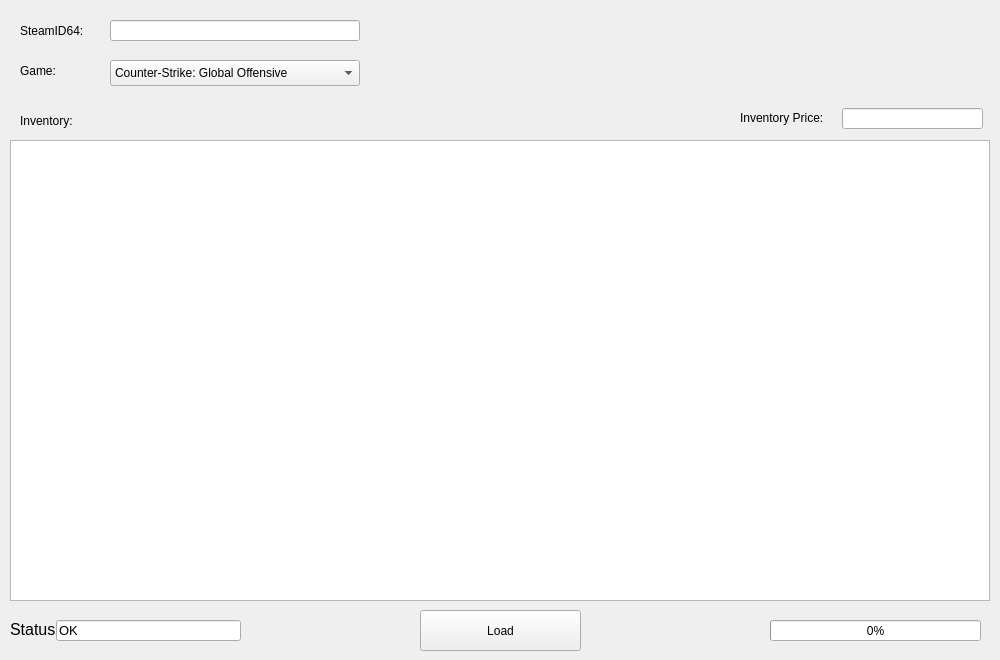
<?xml version="1.0" encoding="UTF-8"?>
<ui version="4.0">
 <class>form</class>
 <widget class="QWidget" name="form">
  <property name="geometry">
   <rect>
    <x>0</x>
    <y>0</y>
    <width>1000</width>
    <height>660</height>
   </rect>
  </property>
  <property name="minimumSize">
   <size>
    <width>700</width>
    <height>660</height>
   </size>
  </property>
  <property name="maximumSize">
   <size>
    <width>1000</width>
    <height>660</height>
   </size>
  </property>
  <property name="windowTitle">
   <string>Inventory parser</string>
  </property>
  <widget class="QLineEdit" name="le_steam_id">
   <property name="geometry">
    <rect>
     <x>110</x>
     <y>20</y>
     <width>250</width>
     <height>21</height>
    </rect>
   </property>
  </widget>
  <widget class="QComboBox" name="cb_app_id">
   <property name="geometry">
    <rect>
     <x>110</x>
     <y>60</y>
     <width>250</width>
     <height>26</height>
    </rect>
   </property>
   <item>
    <property name="text">
     <string extracomment="730">Counter-Strike: Global Offensive</string>
    </property>
   </item>
  </widget>
  <widget class="QLabel" name="lb_steam_id">
   <property name="geometry">
    <rect>
     <x>20</x>
     <y>23</y>
     <width>121</width>
     <height>16</height>
    </rect>
   </property>
   <property name="text">
    <string>SteamID64:</string>
   </property>
  </widget>
  <widget class="QLabel" name="lb_add_id">
   <property name="geometry">
    <rect>
     <x>20</x>
     <y>63</y>
     <width>121</width>
     <height>16</height>
    </rect>
   </property>
   <property name="text">
    <string>Game:</string>
   </property>
  </widget>
  <widget class="QTableWidget" name="tw_inventory">
   <property name="geometry">
    <rect>
     <x>10</x>
     <y>140</y>
     <width>980</width>
     <height>461</height>
    </rect>
   </property>
   <property name="editTriggers">
    <set>QAbstractItemView::NoEditTriggers</set>
   </property>
  </widget>
  <widget class="QPushButton" name="pb_load">
   <property name="geometry">
    <rect>
     <x>420</x>
     <y>610</y>
     <width>161</width>
     <height>41</height>
    </rect>
   </property>
   <property name="text">
    <string>Load</string>
   </property>
  </widget>
  <widget class="QLabel" name="lb_inventory">
   <property name="geometry">
    <rect>
     <x>20</x>
     <y>110</y>
     <width>71</width>
     <height>21</height>
    </rect>
   </property>
   <property name="text">
    <string>Inventory:</string>
   </property>
  </widget>
  <widget class="QLabel" name="lb_inventory_price">
   <property name="geometry">
    <rect>
     <x>740</x>
     <y>110</y>
     <width>101</width>
     <height>16</height>
    </rect>
   </property>
   <property name="text">
    <string>Inventory Price:</string>
   </property>
  </widget>
  <widget class="QLineEdit" name="le_inventory_price">
   <property name="geometry">
    <rect>
     <x>842</x>
     <y>108</y>
     <width>141</width>
     <height>21</height>
    </rect>
   </property>
   <property name="readOnly">
    <bool>true</bool>
   </property>
  </widget>
  <widget class="QLabel" name="lb_status">
   <property name="geometry">
    <rect>
     <x>10</x>
     <y>621</y>
     <width>51</width>
     <height>16</height>
    </rect>
   </property>
   <property name="font">
    <font>
     <pointsize>12</pointsize>
    </font>
   </property>
   <property name="text">
    <string>Status:</string>
   </property>
  </widget>
  <widget class="QLineEdit" name="le_status">
   <property name="geometry">
    <rect>
     <x>56</x>
     <y>620</y>
     <width>185</width>
     <height>21</height>
    </rect>
   </property>
   <property name="font">
    <font>
     <pointsize>10</pointsize>
    </font>
   </property>
   <property name="text">
    <string>OK</string>
   </property>
   <property name="readOnly">
    <bool>true</bool>
   </property>
  </widget>
  <widget class="QProgressBar" name="pb_progress">
   <property name="geometry">
    <rect>
     <x>770</x>
     <y>620</y>
     <width>211</width>
     <height>21</height>
    </rect>
   </property>
   <property name="value">
    <number>0</number>
   </property>
  </widget>
 </widget>
 <resources/>
 <connections/>
</ui>
